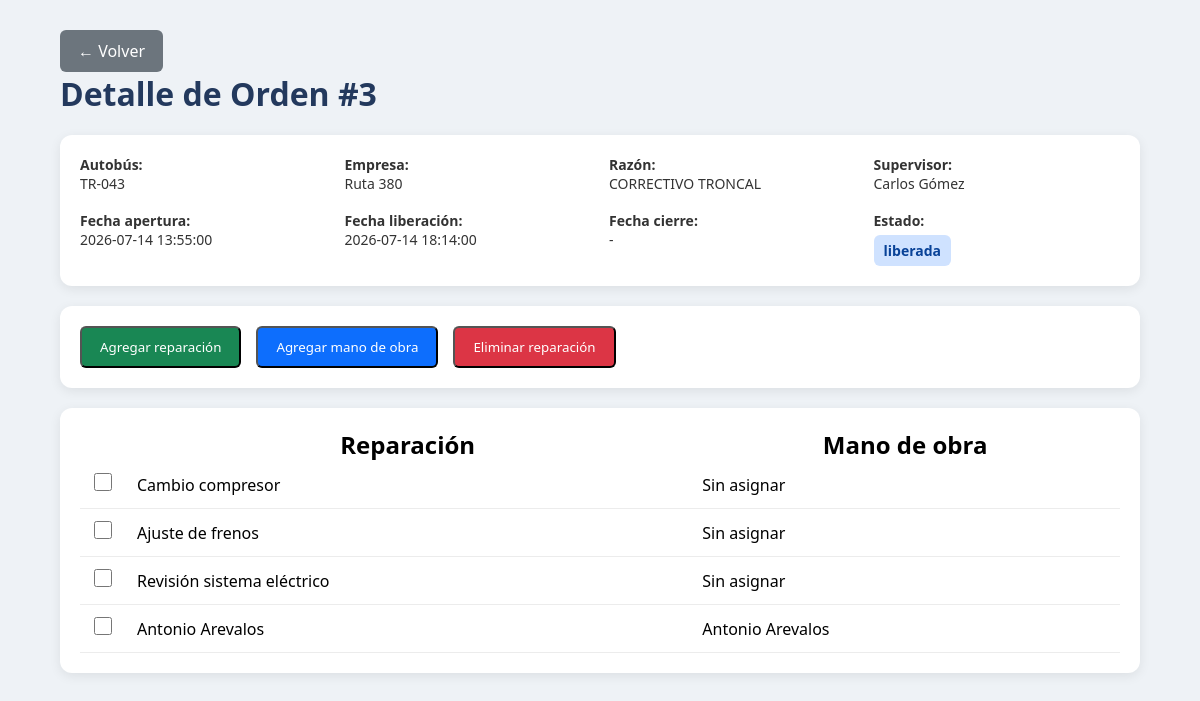
Screenshot of /sistema/orden_detalle.php?id=3 with the database file from the repository.
### tables this page shows
CREATE TABLE `orden` (
  `id` int(11) NOT NULL,
  `id_autobus` int(11) NOT NULL,
  `id_razon` int(11) NOT NULL,
  `id_supervisor` int(11) NOT NULL,
  `fecha_apertura` datetime NOT NULL,
  `fecha_liberacion` datetime DEFAULT NULL,
  `fecha_cierre` datetime DEFAULT NULL,
  `estado` int(11) NOT NULL DEFAULT 1
);

CREATE TABLE `autobus` (
  `id` int(11) NOT NULL,
  `unidad` varchar(500) NOT NULL,
  `id_empresa` int(11) NOT NULL,
  `eliminado` int(11) NOT NULL DEFAULT 0
);

CREATE TABLE `empresa` (
  `id` int(11) NOT NULL,
  `nombre` varchar(255) NOT NULL,
  `eliminado` int(11) NOT NULL DEFAULT 0
);

CREATE TABLE `catalogo_razones` (
  `id` int(11) NOT NULL,
  `descripcion` varchar(100) NOT NULL
);

CREATE TABLE `supervisor` (
  `id` int(11) NOT NULL,
  `id_supervisor` int(11) NOT NULL,
  `supervisor` varchar(255) NOT NULL,
  `chat_id` varchar(20) NOT NULL,
  `eliminado` int(11) NOT NULL DEFAULT 0
);

CREATE TABLE `reparacion` (
  `id` int(11) NOT NULL,
  `id_orden` int(11) NOT NULL,
  `id_mecanico` int(11) DEFAULT NULL,
  `descripcion` varchar(255) NOT NULL,
  `fecha_inicio` datetime DEFAULT NULL,
  `fecha_fin` datetime DEFAULT NULL,
  `estado` int(1) NOT NULL DEFAULT 0
);

CREATE TABLE `mecanicos` (
  `id` int(11) NOT NULL,
  `id_mecanico` int(11) NOT NULL,
  `nombre` varchar(255) NOT NULL,
  `eliminado` int(11) NOT NULL DEFAULT 0
);

### sistema/orden_detalle.php (the view, shortened to what this page needs)
<?php
$conexion = conectar();
$id = $_GET['id'] ?? null;
$sql = "
SELECT
    o.id,
    o.fecha_apertura,
    o.fecha_liberacion,
    o.fecha_cierre,
    o.estado,
    a.unidad AS autobus,
    e.nombre AS empresa,
    r.descripcion AS razon,
    s.supervisor
FROM orden o
LEFT JOIN autobus a ON o.id_autobus = a.id
LEFT JOIN empresa e ON a.id_empresa = e.id
LEFT JOIN catalogo_razones r ON o.id_razon = r.id
LEFT JOIN supervisor s ON o.id_supervisor = s.id
WHERE o.id = $id
";
$res = $conexion->query($sql);
$sqlReparaciones = "
SELECT
    r.id,
    r.descripcion,
    m.nombre AS mecanico
FROM reparacion r
LEFT JOIN mecanicos m ON r.id_mecanico = m.id
WHERE r.id_orden = $id
ORDER BY r.id
";
$reparaciones = $conexion->query($sqlReparaciones);
$orden = $res->fetch_assoc();
function estadoTexto($estado){
    return match((int)$estado){
        1 => "abierta",
        2 => "liberada",
        3 => "cerrada",
        4 => "cancelada",
        default => "desconocido"
    };
}
?>
<!DOCTYPE html>
<html lang="es">
<head>
    <link rel="stylesheet" href="css/orden_detalle.css">
</head>
<body>
<div class="contenedor">
    <a href="index.php" class="btn regresar">← Volver</a>
    <h1>Detalle de Orden #<?= $orden['id'] ?></h1>
    <div class="card grid">
        <div><b>Autobús:</b><br><?= $orden['autobus'] ?></div>
        <div><b>Empresa:</b><br><?= $orden['empresa'] ?></div>
        <div><b>Razón:</b><br><?= $orden['razon'] ?></div>
        <div><b>Supervisor:</b><br><?= $orden['supervisor'] ?></div>
        <div><b>Fecha apertura:</b><br><?= $orden['fecha_apertura'] ?></div>
        <div><b>Fecha liberación:</b><br><?= $orden['fecha_liberacion'] ?? '-' ?></div>
        <div><b>Fecha cierre:</b><br><?= $orden['fecha_cierre'] ?? '-' ?></div>
        <div>
            <b>Estado:</b><br>
            <span class="estado estado-<?= estadoTexto($orden['estado']) ?>">
                <?= estadoTexto($orden['estado']) ?>
            </span>
        </div>
    </div>
        <?php if($orden['estado'] == 1 || $orden['estado'] == 2): ?>
            <div class="card acciones">
                <button class="btn nueva"
                    onclick="location.href='reparacion_alta.php?id_orden=<?= $orden['id'] ?>'">
                    Agregar reparación
                </button>
                <button class="btn mano" onclick="enviarManoObra()">
                    Agregar mano de obra
                </button>
                <button class="btn eliminar" onclick="eliminarReparaciones()">
                    Eliminar reparación
                </button>
            </div>
        <?php endif; ?>
    <div class="card">
        <?php if($reparaciones->num_rows > 0): ?>
            <table class="tabla-reparaciones">
                <thead>
                    <tr>
                        <th></th>
                        <th><h2>Reparación</h2></th>
                        <th><h2>Mano de obra</h2></th>
                    </tr>
                </thead>
                <tbody>
                <?php while($rep = $reparaciones->fetch_assoc()): ?>
                    <tr>
                        <td class="col-check">
                            <input
                                type="checkbox"
                                class="chk-reparacion"
                                value="<?= $rep['id'] ?>"
                            >
                        </td>
                        <td>
                            <?= htmlspecialchars($rep['descripcion']) ?>
                        </td>
                        <td>
                            <?= $rep['mecanico'] ? htmlspecialchars($rep['mecanico']) : 'Sin asignar' ?>
                        </td>
                    </tr>
                <?php endwhile; ?>
                </tbody>
            </table>
        <?php else: ?>
            <p class="vacio">
                No existen reparaciones registradas.
            </p>
        <?php endif; ?>
    </div>
</div>
</body>
</html>

### sistema/css/orden_detalle.css (style rules this page uses)
* { margin:0; padding:0; box-sizing:border-box; font-family:'Segoe UI',Tahoma,Geneva,Verdana,sans-serif; }
body { background:#eef2f6; }
.contenedor { width:90%; margin:30px auto; }
h1 { margin-bottom:20px; color:#23395d; }
.card { background:#fff; padding:20px; border-radius:12px; box-shadow:0 3px 12px rgba(0,0,0,.08); margin-bottom:20px; }
.grid { display:grid; grid-template-columns:repeat(4,1fr); gap:18px; font-size:14px; color:#333; }
.estado { padding:6px 10px; border-radius:6px; font-weight:600; display:inline-block; margin-top:5px; }
.estado-liberada { background:#cfe2ff; color:#084298; }
.btn { display:inline-block; padding:10px 18px; background:#23395d; color:#fff; text-decoration:none; border-radius:6px; transition:.2s; }
.regresar { background:#6c757d; }
.acciones { display:flex; gap:15px; }
.nueva { background:#198754; color:#fff; }
.mano { background:#0d6efd; color:#fff; }
.eliminar { background:#dc3545; }
.tabla-reparaciones { width:100%; border-collapse:collapse; }
.tabla-reparaciones td { padding:12px; border-bottom:1px solid #ececec; }
.col-check { width:45px; text-align:center; }
.chk-reparacion { width:18px; height:18px; cursor:pointer; }

### rows the page displays
orden: id "3", id_autobus.unidad "TR-043", empresa.nombre "Ruta 380", id_razon.descripcion "CORRECTIVO TRONCAL", id_supervisor.supervisor "Carlos Gómez", fecha_apertura "2026-07-14 13:55:00", fecha_liberacion "2026-07-14 18:14:00", fecha_cierre "-", estado "liberada"
reparacion: descripcion "Cambio compresor", shows "Sin asignar"
reparacion: descripcion "Ajuste de frenos", shows "Sin asignar"
reparacion: descripcion "Revisión sistema eléctrico", shows "Sin asignar"
reparacion: descripcion "Antonio Arevalos", id_mecanico.nombre "Antonio Arevalos"
